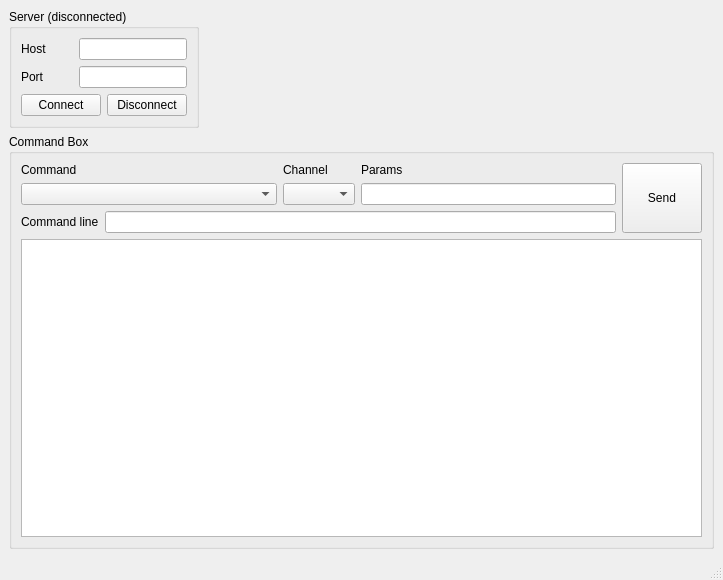
<?xml version="1.0" encoding="UTF-8"?>
<ui version="4.0">
 <class>ControlBoard</class>
 <widget class="QMainWindow" name="ControlBoard">
  <property name="geometry">
   <rect>
    <x>0</x>
    <y>0</y>
    <width>723</width>
    <height>580</height>
   </rect>
  </property>
  <property name="sizePolicy">
   <sizepolicy hsizetype="Fixed" vsizetype="Fixed">
    <horstretch>0</horstretch>
    <verstretch>0</verstretch>
   </sizepolicy>
  </property>
  <property name="windowTitle">
   <string>ControlBoard</string>
  </property>
  <widget class="QWidget" name="centralwidget">
   <layout class="QVBoxLayout" name="verticalLayout_8">
    <item>
     <widget class="QGroupBox" name="server_connection">
      <property name="sizePolicy">
       <sizepolicy hsizetype="Fixed" vsizetype="Fixed">
        <horstretch>0</horstretch>
        <verstretch>0</verstretch>
       </sizepolicy>
      </property>
      <property name="title">
       <string>Server (disconnected)</string>
      </property>
      <layout class="QVBoxLayout" name="verticalLayout">
       <item>
        <layout class="QHBoxLayout" name="horizontalLayout">
         <item>
          <widget class="QLabel" name="label">
           <property name="text">
            <string>Host</string>
           </property>
          </widget>
         </item>
         <item>
          <widget class="QLineEdit" name="server_address_line">
           <property name="sizePolicy">
            <sizepolicy hsizetype="Fixed" vsizetype="Fixed">
             <horstretch>0</horstretch>
             <verstretch>0</verstretch>
            </sizepolicy>
           </property>
           <property name="text">
            <string/>
           </property>
          </widget>
         </item>
        </layout>
       </item>
       <item>
        <layout class="QHBoxLayout" name="horizontalLayout_2">
         <item>
          <widget class="QLabel" name="label_2">
           <property name="text">
            <string>Port</string>
           </property>
          </widget>
         </item>
         <item>
          <widget class="QLineEdit" name="server_port_line">
           <property name="sizePolicy">
            <sizepolicy hsizetype="Fixed" vsizetype="Fixed">
             <horstretch>0</horstretch>
             <verstretch>0</verstretch>
            </sizepolicy>
           </property>
          </widget>
         </item>
        </layout>
       </item>
       <item>
        <layout class="QHBoxLayout" name="horizontalLayout_3">
         <item>
          <widget class="QPushButton" name="connect_button">
           <property name="text">
            <string>Connect</string>
           </property>
          </widget>
         </item>
         <item>
          <widget class="QPushButton" name="disconnect_button">
           <property name="text">
            <string>Disconnect</string>
           </property>
          </widget>
         </item>
        </layout>
       </item>
      </layout>
     </widget>
    </item>
    <item>
     <widget class="QGroupBox" name="group_command_box">
      <property name="title">
       <string>Command Box</string>
      </property>
      <layout class="QVBoxLayout" name="verticalLayout_7">
       <item>
        <layout class="QVBoxLayout" name="verticalLayout_6">
         <item>
          <layout class="QHBoxLayout" name="horizontalLayout_6">
           <item>
            <layout class="QVBoxLayout" name="verticalLayout_5">
             <item>
              <layout class="QHBoxLayout" name="horizontalLayout_5">
               <item>
                <layout class="QVBoxLayout" name="verticalLayout_2">
                 <item>
                  <widget class="QLabel" name="label_3">
                   <property name="text">
                    <string>Command</string>
                   </property>
                  </widget>
                 </item>
                 <item>
                  <widget class="QComboBox" name="command_box">
                   <property name="sizePolicy">
                    <sizepolicy hsizetype="Expanding" vsizetype="Fixed">
                     <horstretch>0</horstretch>
                     <verstretch>0</verstretch>
                    </sizepolicy>
                   </property>
                  </widget>
                 </item>
                </layout>
               </item>
               <item>
                <layout class="QVBoxLayout" name="verticalLayout_3">
                 <item>
                  <widget class="QLabel" name="label_4">
                   <property name="text">
                    <string>Channel</string>
                   </property>
                  </widget>
                 </item>
                 <item>
                  <widget class="QComboBox" name="channel_box"/>
                 </item>
                </layout>
               </item>
               <item>
                <layout class="QVBoxLayout" name="verticalLayout_4">
                 <item>
                  <widget class="QLabel" name="label_5">
                   <property name="text">
                    <string>Params</string>
                   </property>
                  </widget>
                 </item>
                 <item>
                  <widget class="QLineEdit" name="parameters_line"/>
                 </item>
                </layout>
               </item>
              </layout>
             </item>
             <item>
              <layout class="QHBoxLayout" name="horizontalLayout_4">
               <item>
                <widget class="QLabel" name="label_6">
                 <property name="text">
                  <string>Command line</string>
                 </property>
                </widget>
               </item>
               <item>
                <widget class="QLineEdit" name="command_line">
                 <property name="readOnly">
                  <bool>true</bool>
                 </property>
                </widget>
               </item>
              </layout>
             </item>
            </layout>
           </item>
           <item>
            <widget class="QPushButton" name="send_button">
             <property name="sizePolicy">
              <sizepolicy hsizetype="Preferred" vsizetype="Preferred">
               <horstretch>0</horstretch>
               <verstretch>0</verstretch>
              </sizepolicy>
             </property>
             <property name="text">
              <string>Send</string>
             </property>
            </widget>
           </item>
          </layout>
         </item>
         <item>
          <widget class="QTextBrowser" name="textBrowser"/>
         </item>
        </layout>
       </item>
      </layout>
     </widget>
    </item>
   </layout>
  </widget>
  <widget class="QMenuBar" name="menubar">
   <property name="geometry">
    <rect>
     <x>0</x>
     <y>0</y>
     <width>723</width>
     <height>22</height>
    </rect>
   </property>
  </widget>
  <widget class="QStatusBar" name="statusbar"/>
 </widget>
 <resources/>
 <connections/>
</ui>
